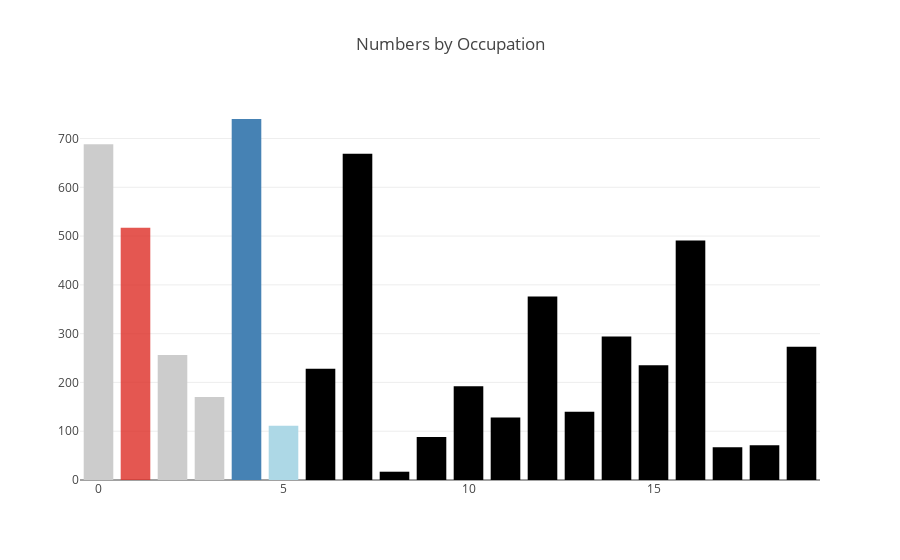

The notebook cell saved with this chart:
### Code cell
trace0 = go.Bar(
    x=[0,1,2,3,4,5,6,7,8,9,10,11,12,13,14,15,16,17,18,19,21],
    y=[688, 517, 256, 170, 740, 111, 228, 669,17, 88, 192, 128, 376,
       140, 294, 235, 491, 67, 71, 273],
    marker=dict(
        color=['rgba(204,204,204,1)', 'rgba(222,45,38,0.8)',
               'rgba(204,204,204,1)', 'rgba(204,204,204,1)',
               'steelblue','lightblue']),
)

data = [trace0]
layout = go.Layout(
    title='Numbers by Occupation',
)

fig = go.Figure(data=data, layout=layout)
plotly.offline.iplot(fig, filename='color-bar')

### Figure 1 — Plotly figure (JSON) as saved in the notebook; plotly's stock layout.template omitted (floating-point values rounded to 4 significant figures)
{"data": [{"marker": {"color": ["rgba(204,204,204,1)", "rgba(222,45,38,0.8)", "rgba(204,204,204,1)", "rgba(204,204,204,1)", "steelblue", "lightblue"]}, "type": "bar", "uid": "01c3ccb9-299d-482f-9d09-2b6dab27dc01", "x": [0, 1, 2, 3, 4, 5, 6, 7, 8, 9, 10, 11, 12, 13, 14, 15, 16, 17, 18, 19, 21], "y": [688, 517, 256, 170, 740, 111, 228, 669, 17, 88, 192, 128, 376, 140, 294, 235, 491, 67, 71, 273]}], "layout": {"title": {"text": "Numbers by Occupation"}}}
